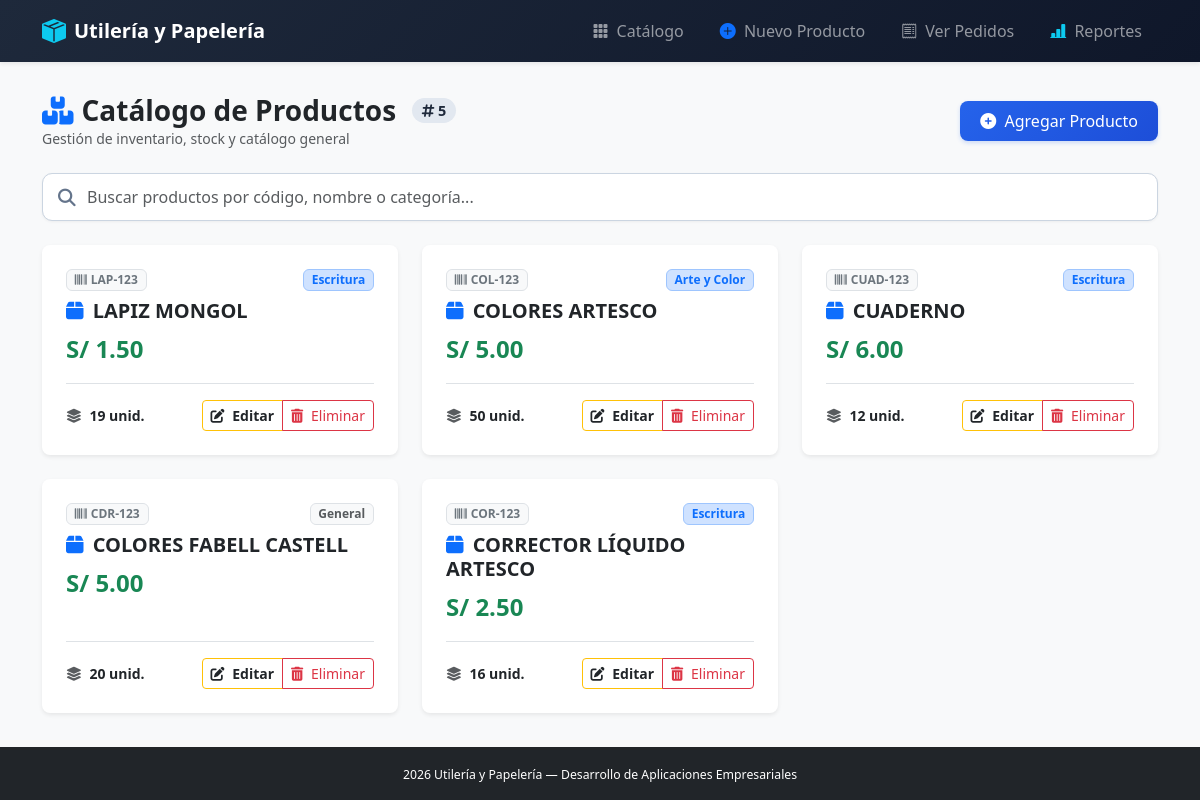
Page /utileria/ on the committed database.
### utileria/models.py (models this page shows, shortened)
class Producto(models.Model):  # ENTIDAD PRINCIPAL
    codigo = models.CharField(max_length=20)
    nombre = models.CharField(max_length=100)
    precio = models.DecimalField(max_digits=10, decimal_places=2)
    stock = models.IntegerField()  # CAMPO ENTERO QUE SE DESCUENTA CON F()
    categoria = models.ForeignKey(
        Categoria,
        on_delete=models.PROTECT,
        related_name='productos',
        null=True,
        blank=True
    )

class Categoria(models.Model):
    nombre = models.CharField(max_length=100)
    descripcion = models.TextField(blank=True, null=True)

### utileria/views.py (the view)
# urls.py: path("", views.producto_list, name="producto_list"),
def producto_list(request):
    productos = Producto.objects.select_related('categoria', 'ficha_tecnica').all()
    return render(request, "utileria/producto_list.html", {"productos": productos})

### utileria/templates/utileria/producto_list.html (shortened to what this page needs)
{% extends 'utileria/base.html' %}
{% block content %}
<div class="d-flex justify-content-between align-items-center mb-4">
    <div>
        <h3 class="fw-bold text-dark m-0 d-flex align-items-center gap-2">
            <i class="fas fa-boxes-stacked text-primary"></i>
            Catálogo de Productos
            <span class="counter-badge ms-2">
                <i class="fas fa-hashtag"></i> {{ productos|length }}
            </span>
        </h3>
        <p class="text-muted small m-0">Gestión de inventario, stock y catálogo general</p>
    </div>
    <a href="{% url 'utileria:producto_create' %}" class="btn btn-primary-custom text-decoration-none">
        <i class="fas fa-plus-circle me-1"></i> Agregar Producto
    </a>
</div>
<div class="search-box">
    <span class="search-icon">
        <i class="fas fa-search"></i>
    </span>
    <input
        type="text"
        id="searchInput"
        class="form-control"
        placeholder="Buscar productos por código, nombre o categoría..."
    >
</div>
<div class="row row-cols-1 row-cols-md-3 g-4" id="itemsContainer">
    {% for producto in productos %}
        <div class="col item-card"
             data-name="{{ producto.nombre|lower }}"
             data-code="{{ producto.codigo|lower|default:'' }}"
             data-category="{{ producto.categoria.nombre|lower|default:'' }}">
            {% include 'utileria/_producto_card.html' %}
        </div>
    {% endfor %}
</div>
{% endblock %}

### utileria/templates/utileria/_producto_card.html
<div class="card card-item h-100 shadow-sm border-0 rounded-3 overflow-hidden">
    <div class="card-body p-4 d-flex flex-column justify-content-between">
        <div>
            <div class="d-flex justify-content-between align-items-center mb-2">
                {% if producto.codigo %}
                    <span class="badge bg-light text-secondary border">
                        <i class="fas fa-barcode me-1"></i>{{ producto.codigo }}
                    </span>
                {% endif %}
                {% if producto.categoria %}
                    <span class="badge bg-primary-subtle text-primary border border-primary-subtle fw-semibold">
                        {{ producto.categoria.nombre }}
                    </span>
                {% else %}
                    <span class="badge bg-light text-muted border">General</span>
                {% endif %}
            </div>
            <h5 class="card-title fw-bold text-dark mb-2">
                <i class="fas fa-box text-primary me-1"></i> {{ producto.nombre|upper }}
            </h5>
            <p class="card-text mb-3">
                <span class="fs-4 fw-bold text-success">S/ {{ producto.precio|floatformat:2 }}</span>
            </p>
        </div>
        <div>
            <div class="d-flex justify-content-between align-items-center pt-3 border-top">
                <span class="small text-muted">
                    <i class="fas fa-layer-group me-1"></i>
                    <strong class="{% if producto.stock < 5 %}text-danger{% else %}text-dark{% endif %}">
                        {{ producto.stock|default:"0" }} unid.
                    </strong>
                </span>
                <div class="btn-group">
                    <a href="{% url 'utileria:producto_update' producto.id %}" class="btn btn-sm btn-outline-warning text-dark fw-semibold" title="Editar">
                        <i class="fas fa-edit me-1"></i> Editar
                    </a>
                    <a href="{% url 'utileria:producto_delete' producto.id %}" class="btn btn-sm btn-outline-danger" title="Eliminar">
                        <i class="fas fa-trash-alt me-1"></i> Eliminar
                    </a>
                </div>
            </div>
        </div>
    </div>
</div>

### utileria/templates/utileria/base.html (style rules this page uses)
.counter-badge { background-color: #e2e8f0; color: #1e293b; padding: 0.25rem 0.6rem; border-radius: 20px; font-size: 0.9rem; font-weight: 600; }
.btn-primary-custom { background: linear-gradient(135deg, #2563eb 0%, #1d4ed8 100%); color: #ffffff; border: none; padding: 0.5rem 1.25rem; border-radius: 8px; font-weight: 500; box-shadow: 0 2px 4px rgba(37, 99, 235, 0.2); transition: all 0.2s ease; }
.search-box { position: relative; margin-bottom: 1.5rem; }
.search-box input { padding-left: 2.75rem; border-radius: 10px; border: 1px solid #cbd5e1; height: 48px; box-shadow: 0 1px 3px rgba(0,0,0,0.05); }
.search-box .search-icon { position: absolute; left: 1rem; top: 50%; transform: translateY(-50%); color: #64748b; font-size: 1.1rem; }
.card-item { border: 1px solid #e2e8f0; border-radius: 12px; transition: all 0.25s ease; background: #ffffff; }

### rows in the picture
Producto: codigo "LAP-123", categoria.nombre "Escritura", nombre "LAPIZ MONGOL", precio "1.50", stock "19"
Producto: codigo "COL-123", categoria.nombre "Arte y Color", nombre "COLORES ARTESCO", precio "5.00", stock "50"
Producto: codigo "CUAD-123", categoria.nombre "Escritura", nombre "CUADERNO", precio "6.00", stock "12"
Producto: codigo "CDR-123", shows "General", nombre "COLORES FABELL CASTELL", precio "5.00", stock "20"
Producto: codigo "COR-123", categoria.nombre "Escritura", nombre "CORRECTOR LÍQUIDO ARTESCO", precio "2.50", stock "16"

### other values in the picture
{{ productos|length }} "5"
